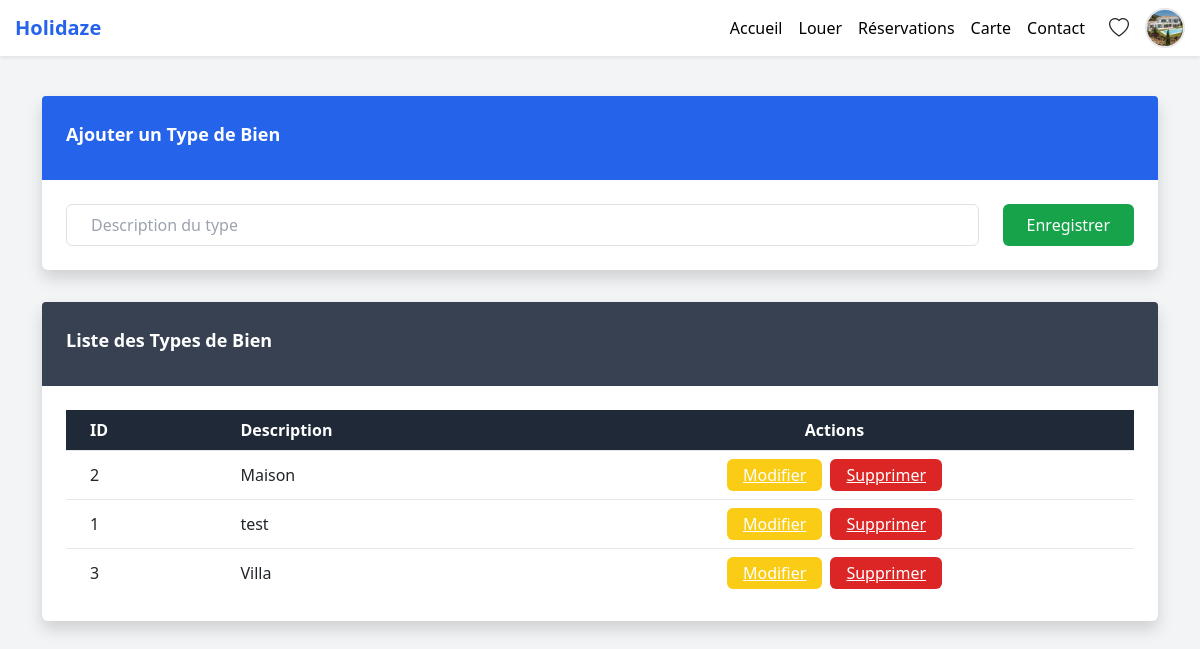
/Pages/TypeBien/typebien_form.php (signed in), run on the app's committed database.
### tables this page shows
CREATE TABLE `type_bien` (
  `id_typebien` int NOT NULL,
  `des_typebien` varchar(50) NOT NULL
);

### Pages/TypeBien/typebien_traitement.php (called while the page is built, shortened)
<?php
class TypeBienController
{
    private $pdo;
    public function __construct($pdo)
    {
        $this->pdo = $pdo;
    }
    public function getAllTypeBien()
    {
        $stmt = $this->pdo->query("SELECT * FROM type_bien ORDER BY des_typebien");
        return $stmt->fetchAll(PDO::FETCH_ASSOC);
    }
}

### Pages/TypeBien/typebien_form.php (the view, shortened to what this page needs)
<?php
require_once '../../include/db.php';
require_once '../TypeBien/typebien_traitement.php';
$controller = new TypeBienController($pdo);
$types = $controller->getAllTypeBien();
?>
<!doctype html>
<html lang="fr">
<head>
  <script src="https://cdn.tailwindcss.com"></script>
</head>
<body class="bg-gray-100">
<?php include 'header.php'; ?>
<div class="container mx-auto mt-10">
  <div class="bg-white rounded shadow mb-8">
    <div class="bg-blue-600 text-white px-6 py-4 rounded-t">
      <h4 class="text-lg font-semibold">Ajouter un Type de Bien</h4>
    </div>
    <div class="p-6">
      <form action="typebien_traitement.php" method="POST" class="flex flex-col md:flex-row gap-4">
        <input type="text" name="des_typebien" class="flex-1 px-4 py-2 border rounded focus:outline-none focus:ring-2 focus:ring-blue-400" placeholder="Description du type" required>
        <button type="submit" class="px-6 py-2 bg-green-600 text-white rounded hover:bg-green-700 transition">Enregistrer</button>
      </form>
    </div>
  </div>
  <div class="bg-white rounded shadow">
    <div class="bg-gray-700 text-white px-6 py-4 rounded-t">
      <h4 class="text-lg font-semibold">Liste des Types de Bien</h4>
    </div>
    <div class="p-6 overflow-x-auto">
      <table class="min-w-full divide-y divide-gray-200">
        <thead class="bg-gray-800 text-white">
          <tr>
            <th class="px-4 py-2">ID</th>
            <th class="px-4 py-2">Description</th>
            <th class="px-4 py-2 text-center">Actions</th>
          </tr>
        </thead>
        <tbody class="bg-white divide-y divide-gray-200">
          <?php if ($types): ?>
            <?php foreach ($types as $type): ?>
              <tr>
                <td class="px-4 py-2"><?= htmlspecialchars($type['id_typebien']) ?></td>
                <td class="px-4 py-2"><?= htmlspecialchars($type['des_typebien']) ?></td>
                <td class="px-4 py-2 text-center flex gap-2 justify-center">
                  <a href="typebien_traitement.php?action=update&id=<?= $type['id_typebien'] ?>"
                     class="bg-yellow-400 hover:bg-yellow-500 text-white px-3 py-1 rounded transition">Modifier</a>
                  <a href="typebien_traitement.php?action=delete&id=<?= $type['id_typebien'] ?>"
                     class="bg-red-600 hover:bg-red-700 text-white px-3 py-1 rounded transition"
                     onclick="return confirm('Voulez-vous vraiment supprimer ce type de bien ?');">Supprimer</a>
                </td>
              </tr>
            <?php endforeach; ?>
          <?php else: ?>
            <tr>
              <td colspan="3" class="px-4 py-2 text-center text-gray-500">Aucun type de bien trouvé</td>
            </tr>
          <?php endif; ?>
        </tbody>
      </table>
    </div>
  </div>
</div>
</body>
</html>

### data on the page
type_bien: id_typebien "2", des_typebien "Maison"
type_bien: id_typebien "1", des_typebien "test"
type_bien: id_typebien "3", des_typebien "Villa"
